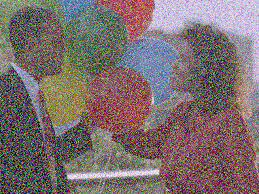
#> input picture lab2/couple.jpg, 259 x 194 px, found by its file name
$ python median_filter.py
#> lines starting #> are read from the running program, lines starting #| are printed output that depends on the picture
import numpy as np
import cv2
import matplotlib.pyplot as plt

def find_median(x, y):
    intensity_val = list()
    for i in range(-start, start+1):
        for j in range(-start, start+1):
            intensity_val.append(img[x-i, y-j])
    intensity_val.sort()
    return intensity_val[kernel_len//2]


path = "D:\\NC files\\MainDirectory\\imageLabAssignment\\Week 2\\Week_2_Assignment\\couple.jpg"

img = cv2.imread(path, cv2.IMREAD_GRAYSCALE)
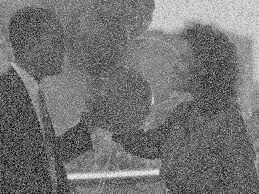
#> img: shape (194, 259); min 0, max 255, mean 114.4

img_H, img_W = img.shape
#> img_H = 194; img_W = 259
kernel_size = 5
kernel_len = kernel_size*kernel_size

start = kernel_size//2
out = np.zeros(img.shape, dtype="uint8")

for i in range(start, img_H-start):
    for j in range(start, img_W - start):
        out[i, j] = find_median(i, j)
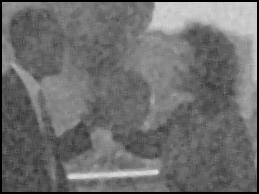
#> out: shape (194, 259); min 0, max 222, mean 109.9


fig = plt.figure(figsize=(20, 20))

fig.add_subplot(1,2,1)
plt.imshow(img, 'gray')

fig.add_subplot(1,2,2)
plt.imshow(out, 'gray')

plt.show()
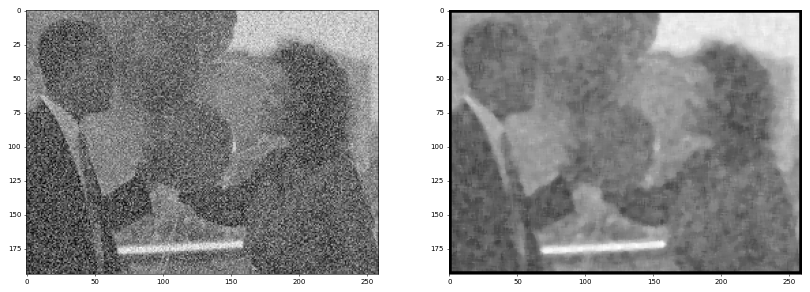
#> figure drawn by matplotlib, 2 panels
